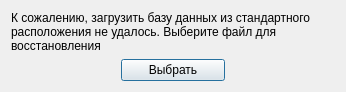
<?xml version="1.0" encoding="UTF-8"?>
<ui version="4.0">
 <class>RecoveryDialog</class>
 <widget class="QDialog" name="RecoveryDialog">
  <property name="geometry">
   <rect>
    <x>0</x>
    <y>0</y>
    <width>346</width>
    <height>92</height>
   </rect>
  </property>
  <property name="windowTitle">
   <string>Восстановление базы данных</string>
  </property>
  <layout class="QGridLayout" name="gridLayout">
   <item row="1" column="1">
    <widget class="QPushButton" name="pushButton">
     <property name="text">
      <string>Выбрать</string>
     </property>
    </widget>
   </item>
   <item row="0" column="0" colspan="3">
    <widget class="QLabel" name="label">
     <property name="text">
      <string>К сожалению, загрузить базу данных из стандартного расположения не удалось. Выберите файл для восстановления </string>
     </property>
     <property name="wordWrap">
      <bool>true</bool>
     </property>
    </widget>
   </item>
  </layout>
 </widget>
 <resources/>
 <connections/>
</ui>
